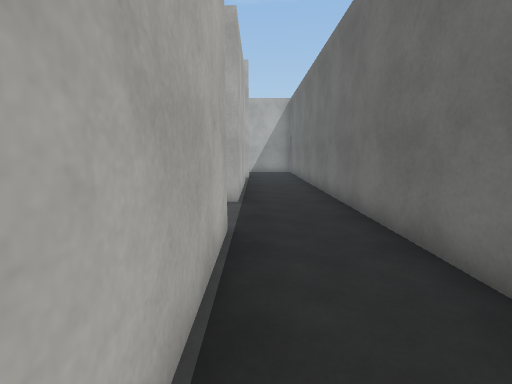
view 1 (above)

20 first-person views from a walk through a 3-D level made in the Unity game engine. The camera is 1.4 m above the floor, tilts 8° down and sees 85° across. The floor is counted in squares, 1 m on a side. Each view is taken from the middle of a square. On the plan, view 1 faces up. The plan holds only what a view shows up to about 14 squares ahead; the rest is blank. The player is left out. Surface patterns are stand-ins for the level's own textures.

view 2
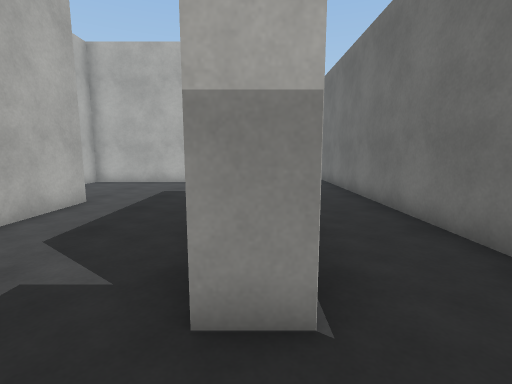

view 3
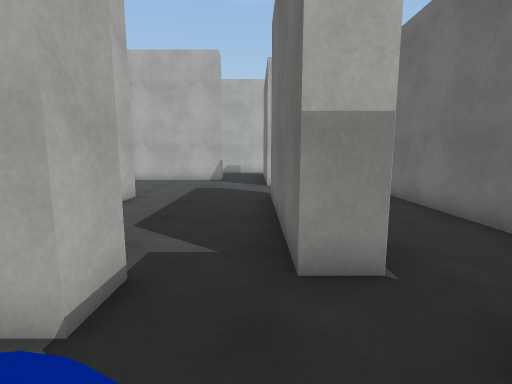

view 4
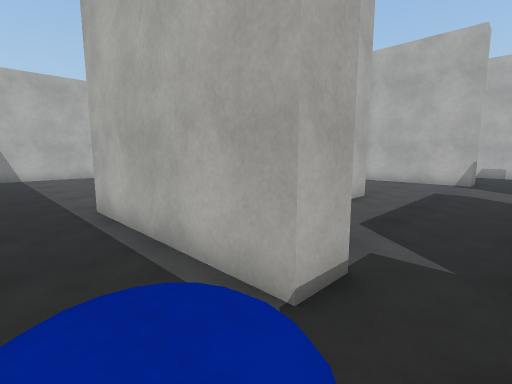

view 5
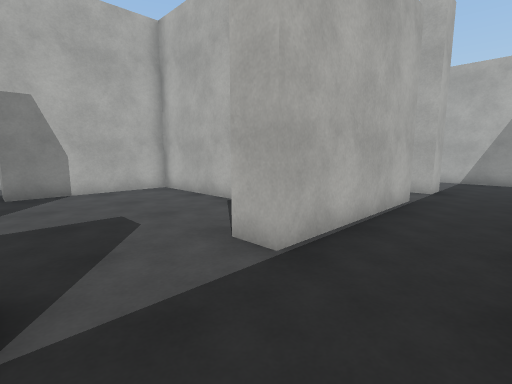

view 6
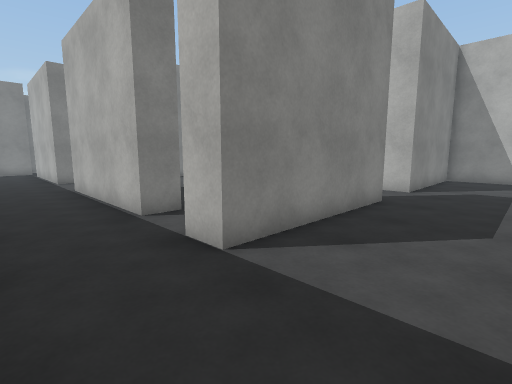

view 7
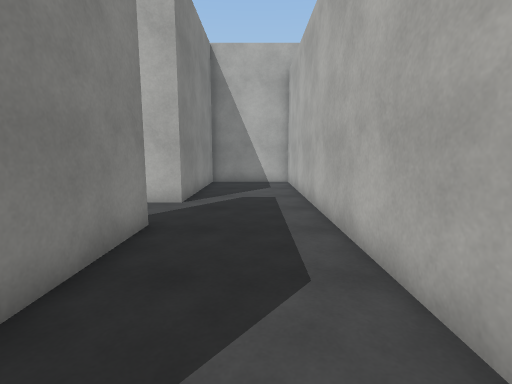

view 8
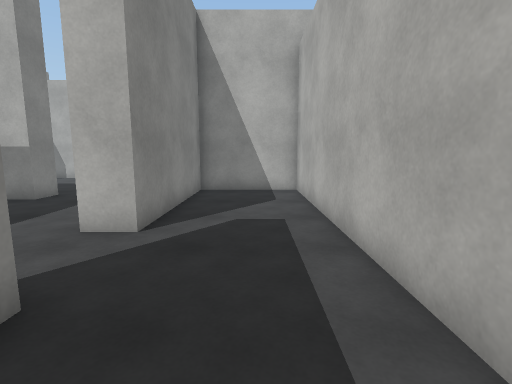

view 9
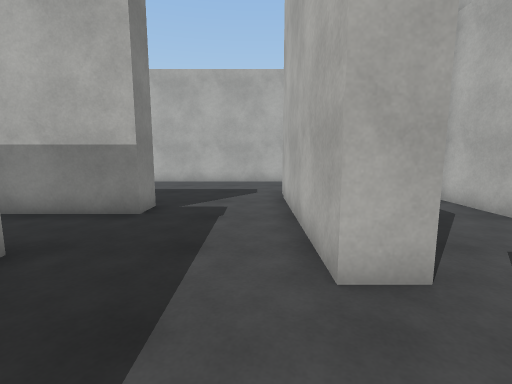

view 10
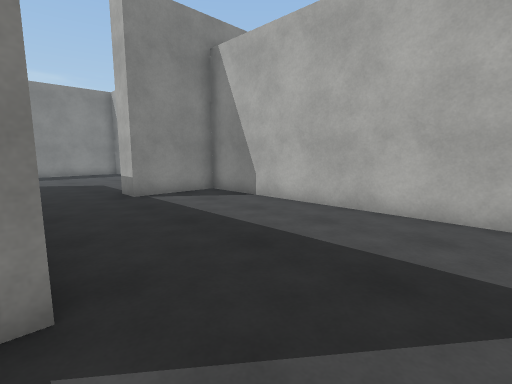

view 11
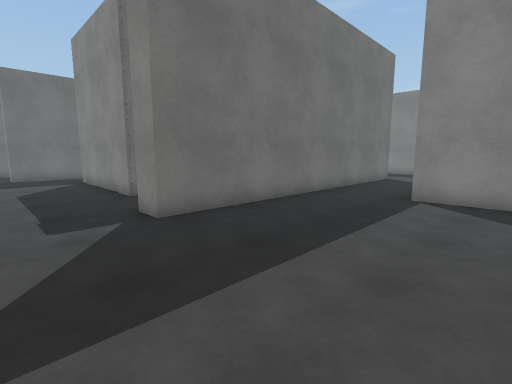

view 12
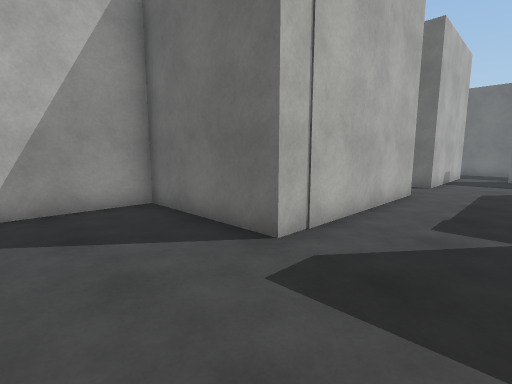

view 13
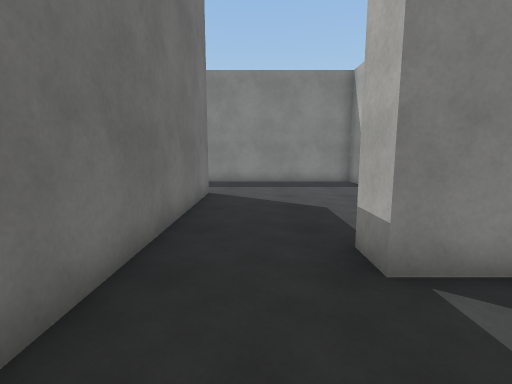

view 14
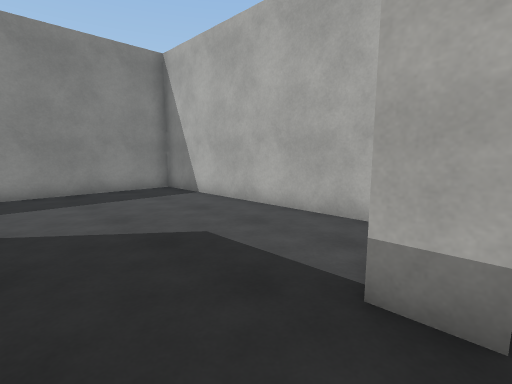

view 15
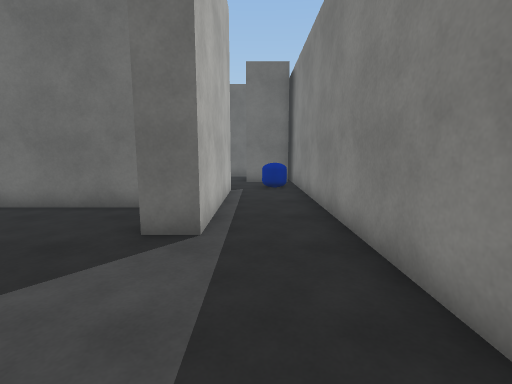

view 16
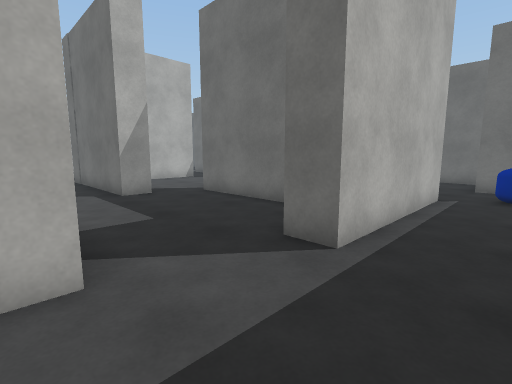

view 17
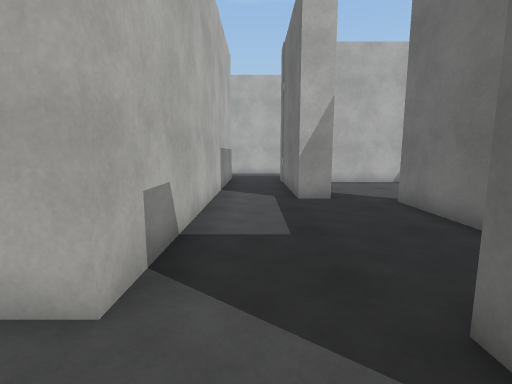

view 18
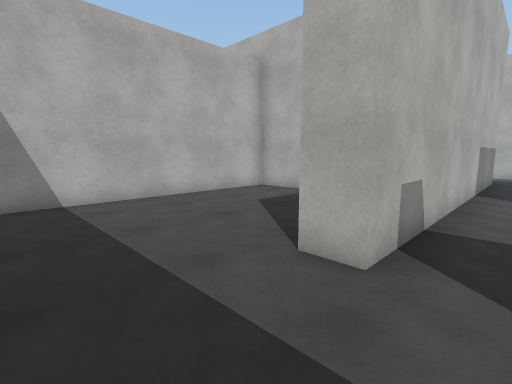

view 19
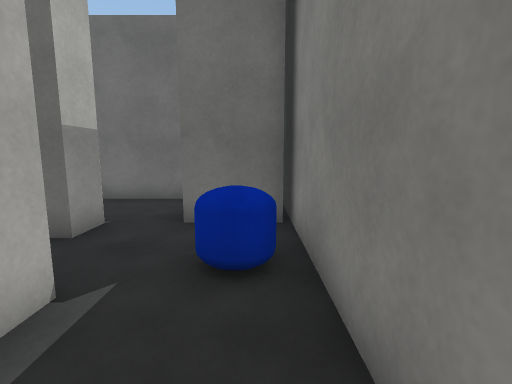

view 20
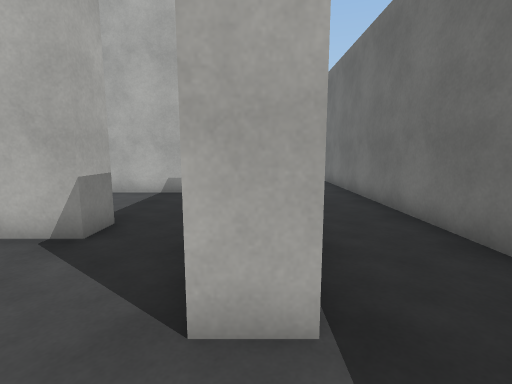

### Floor plan
Points are (right, up) in squares from view 1. A wall is a line through its corners. A room is listed if a view was taken in it or the views show most of it. See-through windows are left out.
Room 1 (views 1, 2, 3, 4, 5, 6, 7, 8, 20)
walls: (-3.8, 10.4) (-8.8, 10.4) (-8.8, 5.5); (-1.2, 5) (-0.5, 5) (-0.5, 0.5); (-5.9, 5) (-5.9, 2.1); (-0.5, 13.9) (-0.5, 7.9) (-1.5, 7.9) (-1.5, 9.4); (-6.4, 16.9) (-0.5, 16.9) (-0.5, 15.9); (-3.4, -1) (-3.4, -2); (-0.5, -1) (-1.5, -1) (-1.5, 4.9); (1.4, 20.6) (-14.6, 20.6) (-14.6, 16.9) (-8.8, 16.9); (2.5, -2.2) (2.5, 20); (-3.6, -4.7) (1.4, -4.7); (-0.5, -4.6) (-0.5, -2.5)
ways out: opening at (-7.5, 16.5) to room 2; opening at (-4, -3.5) to room 2; opening at (-2.5, 11) to room 2; opening at (-1, 14.5) to room 2; opening at (-8, 6) to room 3
objects: blue capsule (-3, -4)
Room 2 (views 9, 10, 11, 12, 13, 14, 15, 16, 17, 18, 19)
walls: (-17.5, 5) (-19.6, 5) (-19.6, -4.7) (-3.6, -4.7); (-9.7, 5.5) (-9.7, 11.5) (-3.8, 11.5) (-3.8, 10.4); (-12.3, -1) (-13.3, -1) (-13.3, 12.3) (-12.3, 12.3) (-12.3, 5.4); (-19.6, 16.4) (-19.6, 6) (-16.5, 6) (-16.5, 4.9); (-8.8, 16.9) (-8.8, 15.9) (-15.6, 15.9) (-15.6, 20.6) (-18.8, 20.6); (-1.5, 12.4) (-1.5, 13.9) (-0.5, 13.9); (-3.4, -2) (-9.4, -2); (-0.5, 15.9) (-6.3, 15.9) (-6.3, 16.6)
ways out: opening at (-7.5, 16.5) to room 1; opening at (-4, -3.5) to room 1; opening at (-2.5, 11) to room 1; opening at (-1, 14.5) to room 1; opening at (-11, 6) to room 3; opening at (-10.5, -1.5) to room 3
Room 3 (no view inside)
walls: (-6.9, 0) (-6.9, 5); (-8.8, 5.5) (-9.7, 5.5); (-9.4, -2) (-9.4, -1); (-12.3, 5.4) (-12.3, -1)
ways out: opening at (-8, 6) to room 1; opening at (-11, 6) to room 2; opening at (-10.5, -1.5) to room 2

Positions as (right, up) in squares from view 1, and headings:
1: (0, 0), facing up
2: (-1, -3), facing up
3: (-2, -4), facing up
4: (-2, -4), facing up-left
5: (2, 5), facing up-left
6: (2, 20), facing down-left
7: (-1, 19), facing left
8: (-4, 19), facing left
9: (-6, 15), facing left
10: (-13, 15), facing down-left
11: (-19, 15), facing down-right
12: (-19, 13), facing up-right
13: (-15, 9), facing down
14: (-14, 6), facing down-left
15: (-14, -3), facing right
16: (-13, -4), facing up-right
17: (-11, -3), facing up
18: (-11, -4), facing up-left
19: (-6, -4), facing right
20: (-1, 6), facing up
